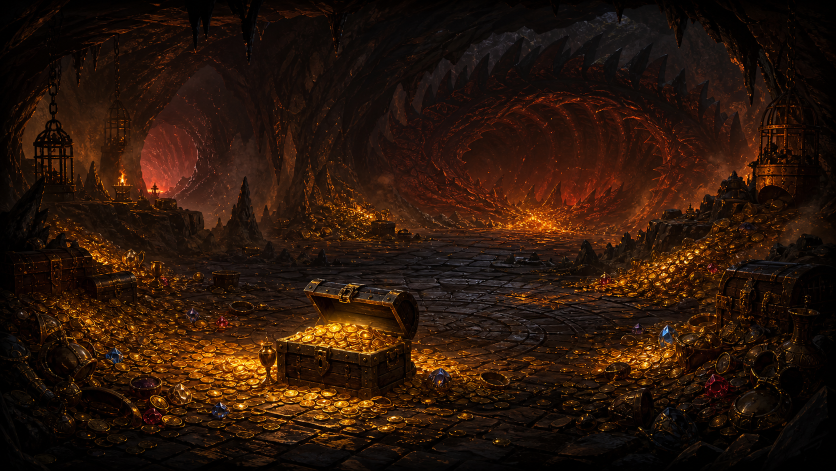
#> input picture assets/processed/cave-background.png, 1672 x 941 px (shown at 1/2 size)
$ python create-video-keyframes.py
#> lines starting #> are read from the running program, lines starting #| are printed output that depends on the picture; after the words box and inside, x2 and y2 are one past the last pixel; in counts of white or black regions, pixels touching at a corner belong together
from pathlib import Path
from PIL import Image, ImageEnhance, ImageFilter

ROOT = Path(__file__).resolve().parents[1]
OUT = ROOT / "assets" / "video-keyframes"
SIZE = (720, 1280)


def open_rgba(path):
    return Image.open(ROOT / path).convert("RGBA")


def cover_background(path):
#> called with path = 'assets/processed/cave-background.png'
    img = Image.open(ROOT / path).convert("RGB")
#> img is the input picture: PIL image 1672x941 RGB; mean R, G, B 42.1, 21.7, 9.7
    target_w, target_h = SIZE
    scale = max(target_w / img.width, target_h / img.height)
#> scale = 1.36
    resized = img.resize((round(img.width * scale), round(img.height * scale)), Image.LANCZOS)
    left = (resized.width - target_w) // 2
#> left = 777
    top = (resized.height - target_h) // 2
#> top = 0
    return resized.crop((left, top, left + target_w, top + target_h)).convert("RGBA")
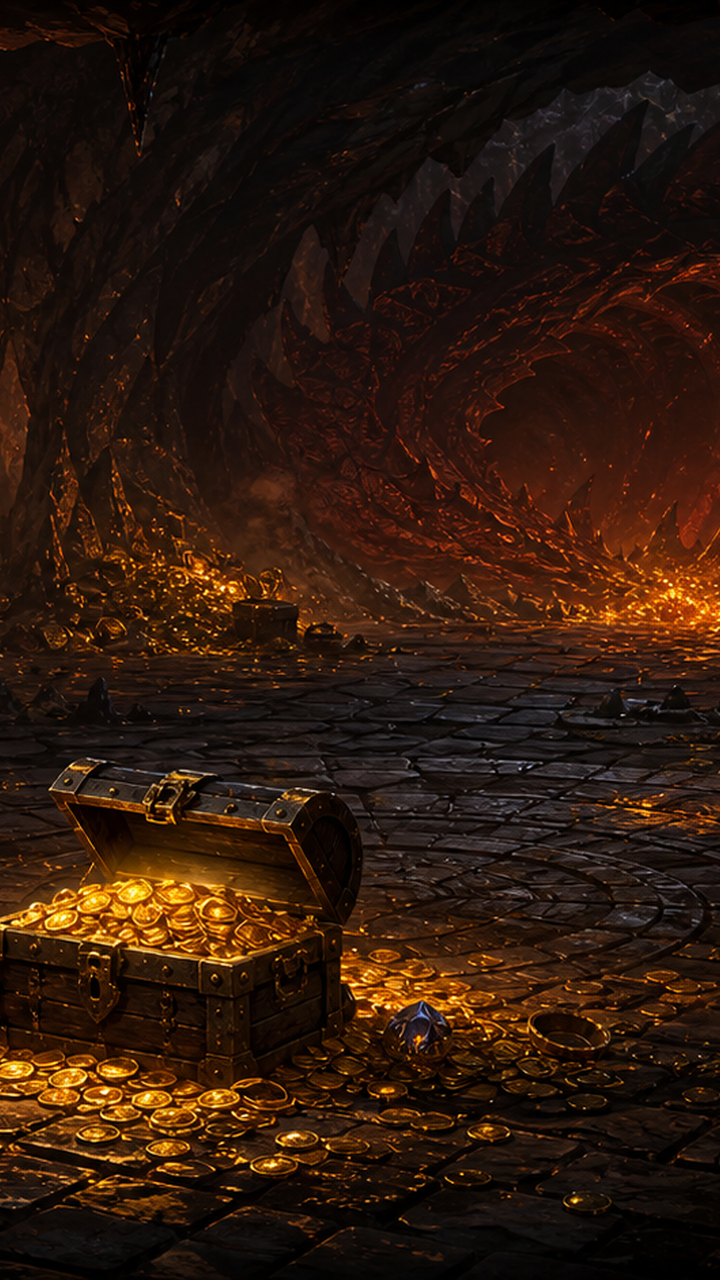
#> returned value: PIL image 720x1280 RGBA; mean R, G, B, A 45.6, 24.9, 12.1, 255


def vignette(base, strength=170):
#> called with strength = 170
    mask = Image.new("L", SIZE, 0)
#> mask: PIL image 720x1280 L; every value is 0
    inner = Image.new("L", (520, 820), 255)
#> inner: PIL image 520x820 L; every value is 255
    mask.paste(inner, ((SIZE[0] - inner.width) // 2, 170))
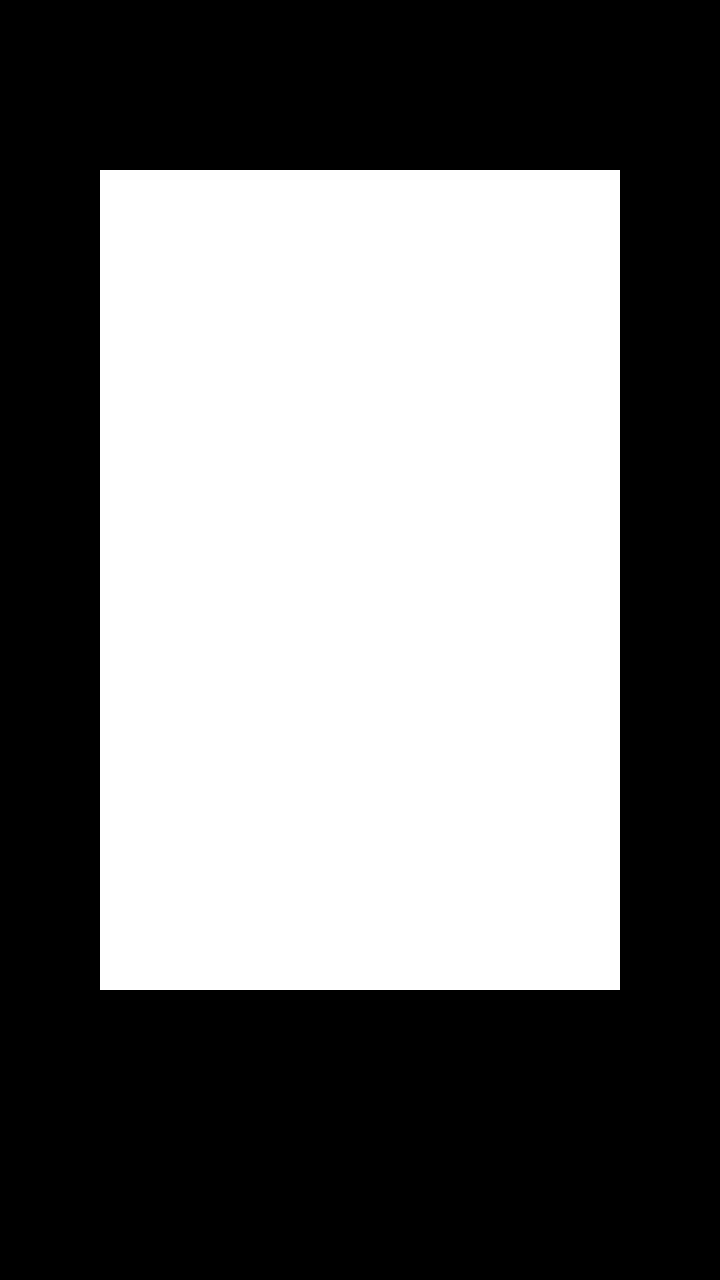
#> mask: PIL image 720x1280 L; 46.3% white; 1 white region, box (x1, y1, x2, y2) and area: (100, 170, 620, 990) 426400
    mask = mask.filter(ImageFilter.GaussianBlur(190))
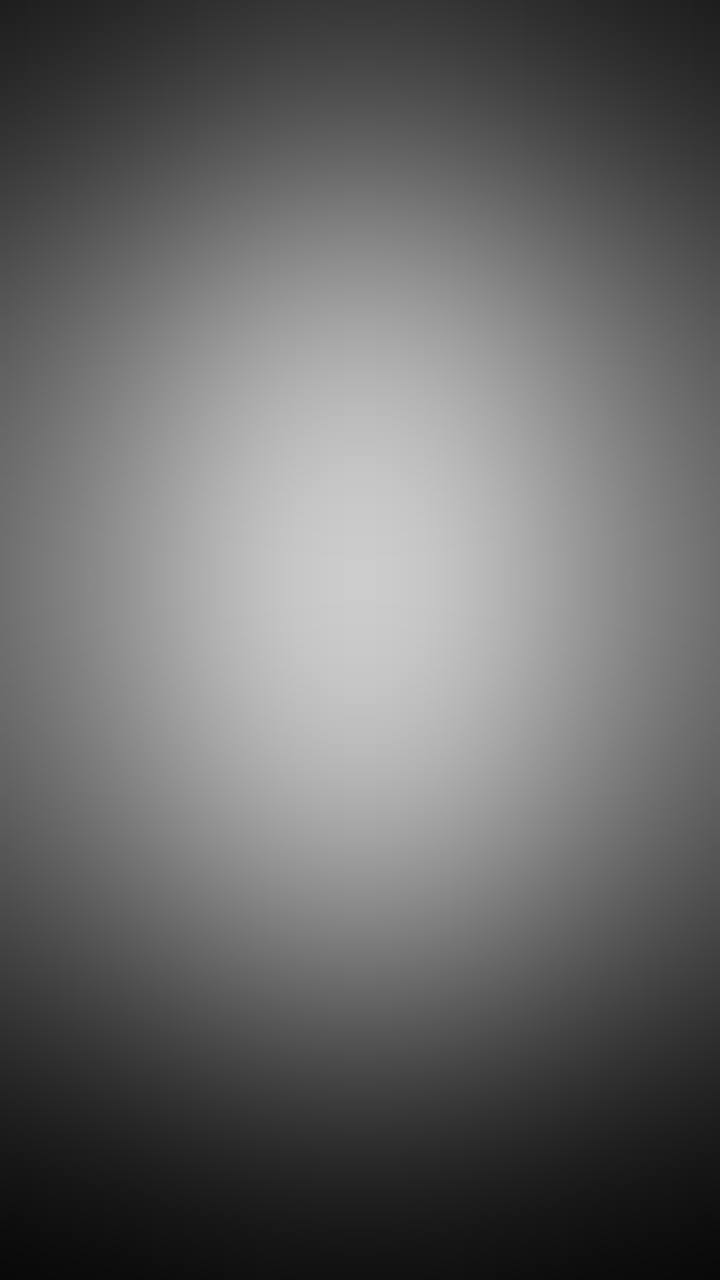
#> mask: PIL image 720x1280 L; min 9, max 204, mean 105.2
    darkness = Image.new("RGBA", SIZE, (0, 0, 0, strength))
    base.alpha_composite(Image.composite(Image.new("RGBA", SIZE, (0, 0, 0, 0)), darkness, Image.eval(mask, lambda p: 255 - p)))
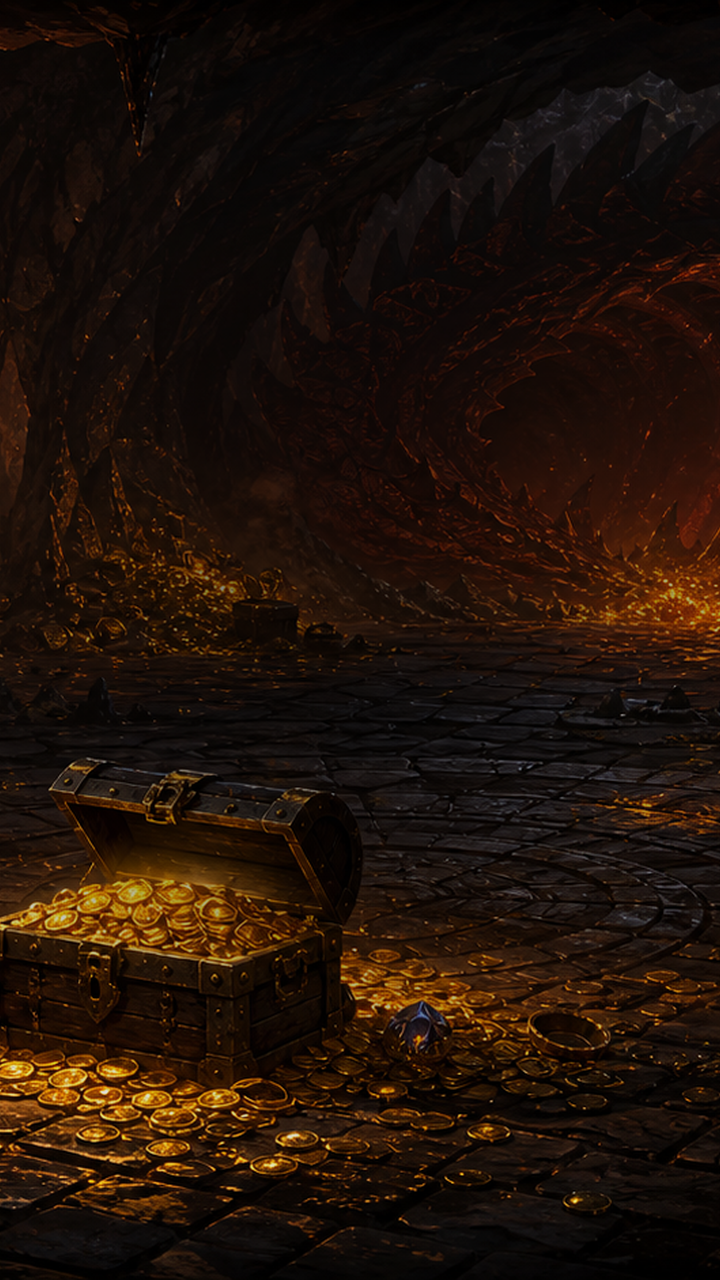
#> base: PIL image 720x1280 RGBA; mean R, G, B, A 32, 17.6, 8.4, 255
    return base


# [4 lines left out: function tint, not called in this run]


def place(base, path, xy, width=None, height=None, opacity=1.0):
    img = open_rgba(path)
    if width:
        height = round(img.height * (width / img.width))
    elif height:
        width = round(img.width * (height / img.height))
    if width and height:
        img = img.resize((width, height), Image.LANCZOS)
    if opacity < 1:
        alpha = img.getchannel("A")
        alpha = ImageEnhance.Brightness(alpha).enhance(opacity)
        img.putalpha(alpha)
    base.alpha_composite(img, xy)
    return base


# [15 lines left out: function gold_glow, not called in this run]


def base_scene(red=False):
    scene = cover_background("assets/processed/cave-background.png")
    scene = vignette(scene)
    if red:
        scene = tint(scene, (80, 8, 4), 62)
    return scene


def save(name, img):
    OUT.mkdir(parents=True, exist_ok=True)
    img.save(OUT / name)


def dragon_sleep():
    img = base_scene()
    place(img, "assets/sprites/clean/dragon-clean-sleep-wake-01.png", (72, 270), width=690)
    place(img, "assets/sprites/prop-open-chest.png", (255, 705), width=260)
    gold_glow(img, (380, 790), 230, 110)
    save("dragon-sleep.png", img)


# [46 lines left out: functions thief_steal, dragon_wake, dragon_attack, escape_choice, win_escape, loss_caught, not called in this run]


def main():
    dragon_sleep()
    thief_steal()
    dragon_wake()
    dragon_attack()
    escape_choice()
    win_escape()
    loss_caught()
    print(f"Wrote keyframes to {OUT}")


if __name__ == "__main__":
#> (the run stopped early here; a loop or call above may not have finished)
